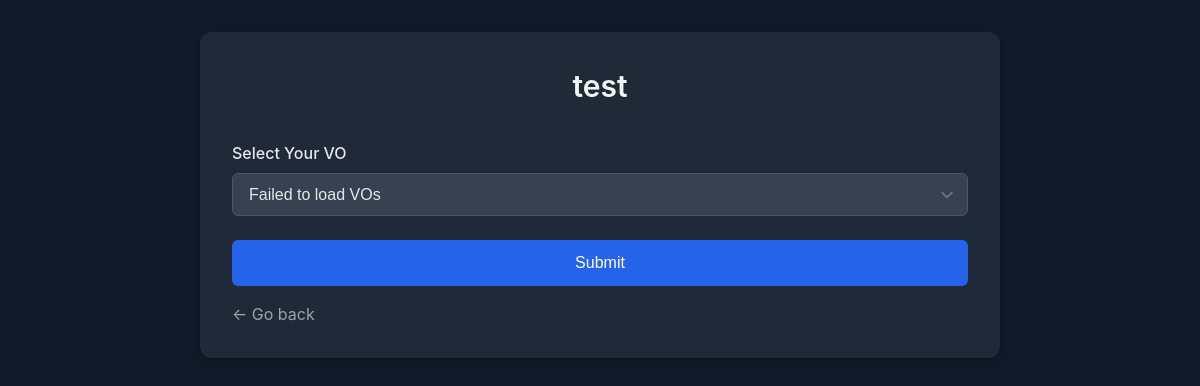
The page /forms/test/ (signed in) on the database as committed earlier.
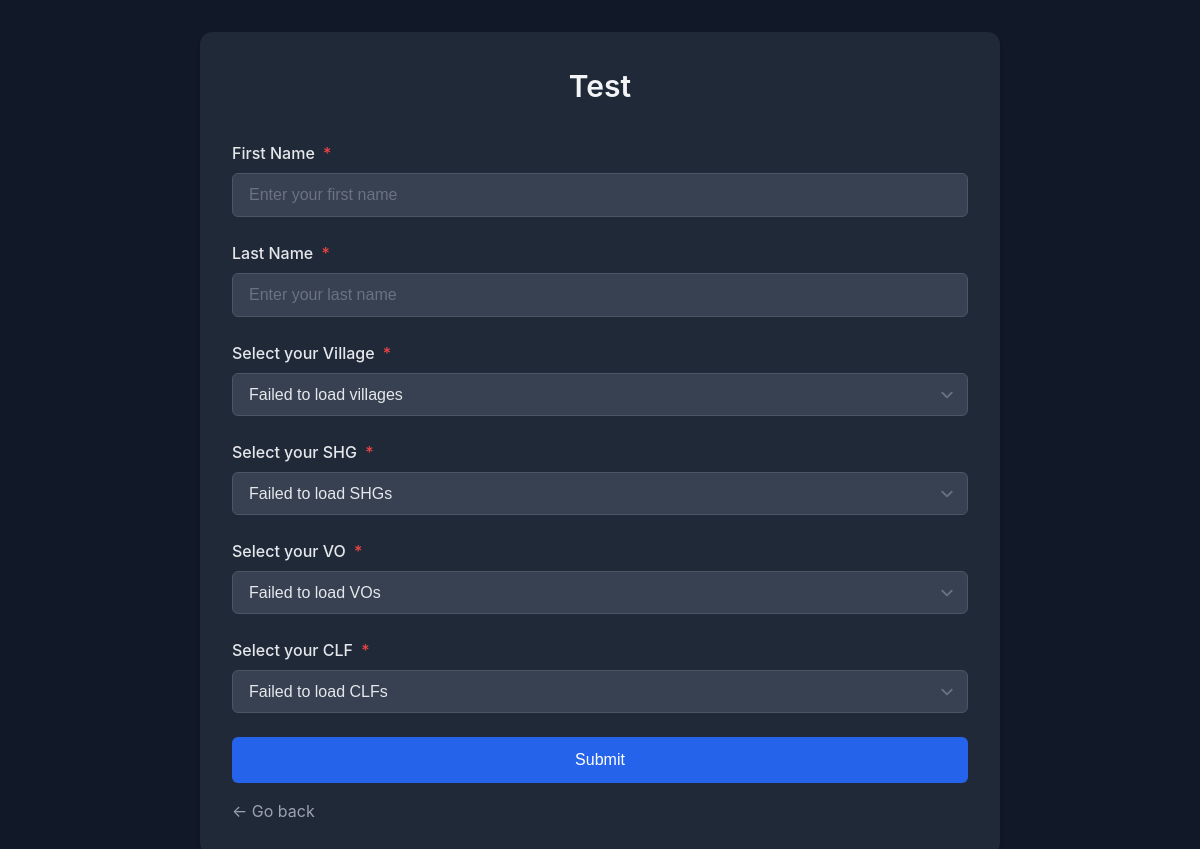
The same page on the database as committed later.
### form_builder/models.py (models this page shows, shortened)
class Form(models.Model):
    title = models.CharField(max_length=200)
    description = models.TextField(blank=True)
    slug = models.SlugField(unique=True, blank=True)
    fields = models.TextField(default='[]')
    is_published = models.BooleanField(default=False)
    created_at = models.DateTimeField(auto_now_add=True)
    updated_at = models.DateTimeField(auto_now=True)
    class Meta:
        ordering = ['-created_at']

### form_builder/views.py (the view)
# urls.py: path('forms/<slug:slug>/', views.view_form, name='view_form'),
@login_required
def view_form(request, slug):
    form = get_object_or_404(Form, slug=slug, is_published=True)
    form_fields = json.loads(form.fields) if form.fields else []
    context = {
        'form': form,
        'form_fields': form_fields,
    }
    return render(request, 'form_builder/view_form.html', context)

### templates/form_builder/view_form.html (shortened to what this page needs)
{% extends 'base.html' %}
{% load static %}
{% block content %}
<div class="form-container">
    <div class="form-header">
        <h1 class="form-title">{{ form.title }}</h1>
    </div>
    <form method="post" action="{% url 'form_builder:submit_form' form.slug %}" enctype="multipart/form-data">
        {% for field in form_fields %}
        <div class="form-field">
            <label class="field-label">
                {{ field.label }}
                {% if field.required %}
                <span class="field-required">*</span>
                {% endif %}
            </label>
            {% if field.type == 'text' or field.type == 'email' or field.type == 'phone' or field.type == 'name' %}
            <input
                type="{{ field.type }}"
                name="field_{{ forloop.counter }}"
                class="field-input"
                placeholder="{{ field.placeholder|default:'' }}"
                {% if field.required %}required{% endif %}
            >
            {% elif field.type == 'village_list' or field.type == 'shg_list' or field.type == 'vo_list' or field.type == 'clf_list' %}
            <select
                name="field_{{ forloop.counter }}"
                class="field-input dynamic-dropdown"
                data-field-type="{{ field.type }}"
                {% if field.required %}required{% endif %}
            >
                <option value="">Loading options...</option>
            </select>
            {% endif %}
        </div>
        {% endfor %}
        <button type="submit" class="submit-button">Submit</button>
    </form>
    <a href="javascript:history.back()" class="back-link">← Go back</a>
</div>
{% endblock %}

Rows that differ between the two databases and show on the page:
removed Form: title "test"
added Form: title "Test"
Other text that changed with them:
{{ field.label }}: "Select Your VO" → "Select your VO"
new list line: "First Name Enter your first name"
new list line: "Last Name Enter your last name"
new list line: "Select your Village Failed to load villages"
new list line: "Select your SHG Failed to load SHGs"
list line gone: "Failed to load VOs"
new list line: "Failed to load VOs"
new list line: "Select your CLF Failed to load CLFs"
